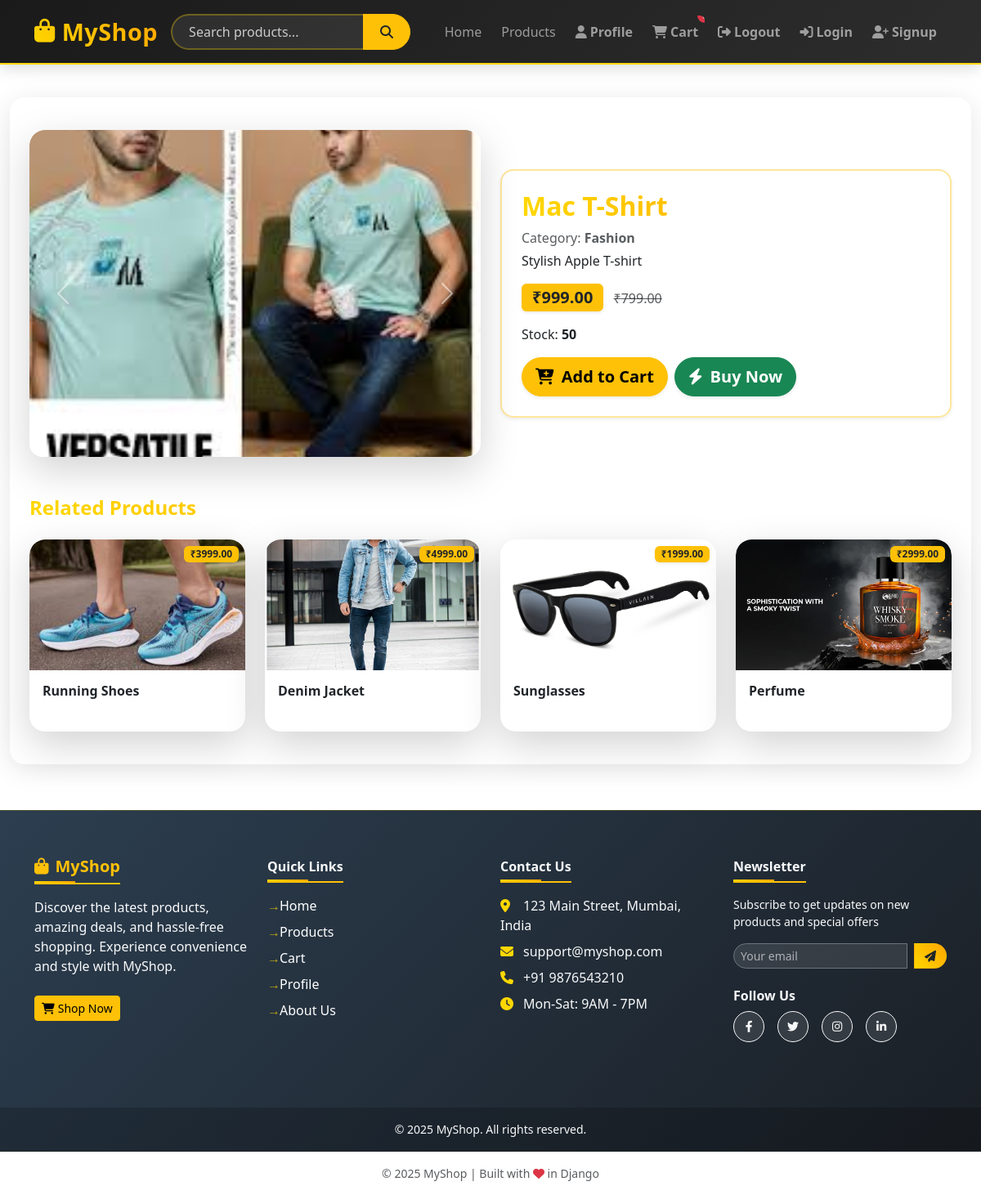
Page /product/mac-t-shirt/ on the committed database.
### shop/models.py (models this page shows, shortened)
class ProductImage(models.Model):
    product = models.ForeignKey(Product, related_name='images', on_delete=models.CASCADE)
    image = models.ImageField(upload_to='products/')
    alt_text = models.CharField(max_length=255, blank=True)

class Product(models.Model):
    sku = models.CharField(max_length=50, unique=True)
    name = models.CharField(max_length=255)
    slug = models.SlugField(max_length=255, unique=True, blank=True)
    description = models.TextField(blank=True)
    category = models.ForeignKey(Category, related_name='products', on_delete=models.SET_NULL, null=True)
    price = models.DecimalField(max_digits=10, decimal_places=2)
    discount_price = models.DecimalField(max_digits=10, decimal_places=2, null=True, blank=True)
    stock = models.PositiveIntegerField(default=0)
    is_active = models.BooleanField(default=True)
    created_at = models.DateTimeField(auto_now_add=True)

class Category(models.Model):
    name = models.CharField(max_length=120, unique=True)
    slug = models.SlugField(max_length=150, unique=True, blank=True)
    parent = models.ForeignKey('self', null=True, blank=True, on_delete=models.SET_NULL, related_name='subcategories')
    class Meta:
        verbose_name_plural = "Categories"

### shop/views.py (the view)
# urls.py: path('product/<slug:slug>/', views.product_detail, name='product_detail'),
def product_detail(request, slug):
    product = get_object_or_404(Product, slug=slug)
    related_products = Product.objects.filter(category=product.category).exclude(id=product.id)[:4]
    context = {
        "product": product,
        "related_products": related_products,
    }
    return render(request, "shop/product_detail.html", context)

### shop/templates/shop/product_detail.html (shortened to what this page needs)
{% extends "base.html" %}
{% block content %}
<div class="row g-4 align-items-center animate__animated animate__fadeIn">
  <div class="col-md-6 mb-3 mb-md-0">
    <div id="productCarousel" class="carousel slide shadow-lg rounded-4 overflow-hidden" data-bs-ride="carousel" style="background:#fff;">
      <div class="carousel-inner">
        {% for image in product.images.all %}
        <div class="carousel-item {% if forloop.first %}active{% endif %}">
          <img src="{{ image.image.url }}" class="d-block w-100" alt="{{ image.alt_text }}" style="border-radius:1.2rem; max-height:400px; object-fit:cover;">
        </div>
        {% empty %}
        <div class="carousel-item active">
          <img src="https://via.placeholder.com/500x400" class="d-block w-100" alt="{{ product.name }}" style="border-radius:1.2rem; max-height:400px; object-fit:cover;">
        </div>
        {% endfor %}
      </div>
      <button class="carousel-control-prev" type="button" data-bs-target="#productCarousel" data-bs-slide="prev">
        <span class="carousel-control-prev-icon"></span>
      </button>
      <button class="carousel-control-next" type="button" data-bs-target="#productCarousel" data-bs-slide="next">
        <span class="carousel-control-next-icon"></span>
      </button>
    </div>
  </div>
  <div class="col-md-6">
    <div class="p-4 rounded-4 shadow-sm bg-white bg-opacity-75 border border-2 border-warning-subtle animate__animated animate__fadeInRight">
      <h2 class="fw-bold mb-2 text-gradient">{{ product.name }}</h2>
      <p class="text-muted mb-1">Category: <span class="fw-semibold">{{ product.category.name }}</span></p>
      <p class="mb-3">{{ product.description }}</p>
      <div class="mb-3">
        <span class="badge bg-warning text-dark fs-5 shadow-sm">₹{{ product.price }}</span>
        {% if product.discount_price %}
          <span class="text-decoration-line-through text-muted ms-2">₹{{ product.discount_price }}</span>
        {% endif %}
      </div>
      <p class="mb-3">Stock: <span class="fw-semibold">{{ product.stock }}</span></p>
      <div class="d-flex gap-2">
        <a href="{% url 'cart_add' product.id %}" class="btn btn-warning btn-lg rounded-pill fw-bold shadow-sm"><i class="fas fa-cart-plus me-1"></i> Add to Cart</a>
        <a href="{% url 'buy_now' product.id %}" class="btn btn-success btn-lg rounded-pill fw-bold shadow-sm"><i class="fas fa-bolt me-1"></i> Buy Now</a>
      </div>
    </div>
  </div>
</div>
<div class="mt-5">
  <h4 class="mb-4 fw-bold text-gradient">Related Products</h4>
  <div class="row row-cols-2 row-cols-md-4 g-4 animate__animated animate__fadeInUp">
    {% for rp in related_products %}
    <div class="col">
      <div class="card h-100 border-0 shadow-lg product-card position-relative overflow-hidden animate__animated animate__zoomIn" style="transition:transform 0.2s;">
        {% if rp.images.first %}
          <img src="{{ rp.images.first.image.url }}" class="card-img-top product-img" alt="{{ rp.name }}" style="height:160px; object-fit:cover; border-radius:1.2rem 1.2rem 0 0;">
        {% else %}
          <img src="https://via.placeholder.com/200x150" class="card-img-top product-img" alt="{{ rp.name }}" style="height:160px; object-fit:cover; border-radius:1.2rem 1.2rem 0 0;">
        {% endif %}
        <span class="badge bg-warning text-dark position-absolute top-0 end-0 m-2 shadow-sm">₹{{ rp.price }}</span>
        <div class="card-body">
          <h6 class="card-title fw-bold text-dark mb-2" style="min-height:2.2em;">{{ rp.name }}</h6>
        </div>
      </div>
    </div>
    {% empty %}
    <p>No related products found.</p>
    {% endfor %}
  </div>
</div>
{% endblock %}

### shop/templates/base.html (shortened to what this page needs)
{% load static %}
<!DOCTYPE html>
<html lang="en">
<head>
  <link href="https://cdn.jsdelivr.net/npm/bootstrap@5.3.0/dist/css/bootstrap.min.css" rel="stylesheet">
  <link rel="stylesheet" href="https://cdnjs.cloudflare.com/ajax/libs/font-awesome/6.4.0/css/all.min.css">
  <link rel="stylesheet" href="{% static 'css/style.css' %}">
</head>
<body class="d-flex flex-column min-vh-100">
<nav class="navbar navbar-expand-lg navbar-dark navbar-sticky">
  <div class="container">
    <a class="navbar-brand fw-bold me-3" href="/">
      <i class="fas fa-shopping-bag me-2"></i>MyShop
    </a>
    <form method="get" action="{% url 'product_list' %}"
          class="d-flex search-form mx-auto flex-grow-1 me-3 position-relative">
      <input class="form-control search-input me-2"
             type="search" name="q" placeholder="Search products..."
             aria-label="Search" autocomplete="off"
             value="{{ search_query }}">
      <button class="btn btn-warning text-dark fw-bold" type="submit">
        <i class="fas fa-search"></i>
      </button>
    </form>
    <div class="collapse navbar-collapse" id="navbarNav">
  <ul class="navbar-nav ms-auto align-items-center">
      <li class="nav-item">
        <a href="/" class="nav-link">Home</a>
      </li>
      <li class="nav-item">
        <a href="/products/" class="nav-link">Products</a>
      </li>
      <li class="nav-item">
        <a class="nav-link btn btn-outline-warning btn-sm mx-1" href="{% url 'profile' %}">
          <i class="fas fa-user me-1"></i>Profile
        </a>
      </li>
      <li class="nav-item position-relative">
      <a class="nav-link btn btn-warning btn-sm mx-1" href="{% url 'cart' %}">
        <i class="fas fa-shopping-cart me-1"></i>Cart
        <span class="position-absolute top-0 start-100 translate-middle badge rounded-pill bg-danger cart-badge">
        </span>
      </a>
    </li>
     <li class="nav-item">
        <a class="nav-link btn btn-outline-danger btn-sm mx-1" href="{% url 'logout' %}">
          <i class="fas fa-sign-out-alt me-1"></i>Logout
        </a>
      </li>
      {% if user.is_authenticated %}
      <li class="nav-item">
        <span class="nav-link text-warning">
          <i class="fas fa-user-circle me-1"></i>
          Hi, <strong>{{ user.username }}</strong>
        </span>
      </li>
      {% comment %} <li class="nav-item">
        <a class="nav-link btn btn-outline-danger btn-sm mx-1" href="{% url 'logout' %}">
          <i class="fas fa-sign-out-alt me-1"></i>Logout
        </a>
      </li> {% endcomment %}
    {% else %}
      <li class="nav-item">
        <a class="nav-link btn btn-outline-success btn-sm mx-1" href="{% url 'login' %}">
          <i class="fas fa-sign-in-alt me-1"></i>Login
        </a>
      </li>
      <li class="nav-item">
        <a class="nav-link btn btn-outline-primary btn-sm mx-1" href="{% url 'signup' %}">
          <i class="fas fa-user-plus me-1"></i>Signup
        </a>
      </li>
    {% endif %}
  </ul>
</div>
  </div>
</nav>
  <main class="container-fluid py-4 flex-grow-1 fade-in">
    <div class="main-card mx-auto">
      {% block content %}{% endblock %}
    </div>
  </main>
<footer>
  <div class="container py-4">
    <div class="row">
      <div class="col-lg-3 col-md-6 mb-4 footer-col">
        <h5 class="fw-bold text-warning footer-title">
          <i class="fas fa-shopping-bag me-2"></i>MyShop
        </h5>
        <p class="text-light">
          Discover the latest products, amazing deals, and hassle-free shopping.
          Experience convenience and style with MyShop.
        </p>
        <a href="/products/" class="btn btn-warning btn-sm mt-2">
          <i class="fas fa-shopping-cart me-1"></i>Shop Now
        </a>
      </div>
      <div class="col-lg-3 col-md-6 mb-4 footer-col">
        <h6 class="fw-bold text-light footer-title">Quick Links</h6>
        <ul class="list-unstyled">
          <li><a href="/" class="footer-link">Home</a></li>
          <li><a href="/products/" class="footer-link">Products</a></li>
          <li><a href="/cart/" class="footer-link">Cart</a></li>
          <li><a href="/profile/" class="footer-link">Profile</a></li>
          <li><a href="/about/" class="footer-link">About Us</a></li>
        </ul>
      </div>
      <div class="col-lg-3 col-md-6 mb-4 footer-col">
        <h6 class="fw-bold text-light footer-title">Contact Us</h6>
        <div class="text-light contact-info">
          <p class="mb-2"><i class="fas fa-map-marker-alt me-2"></i>123 Main Street, Mumbai, India</p>
          <p class="mb-2"><i class="fas fa-envelope me-2"></i>support@myshop.com</p>
          <p class="mb-2"><i class="fas fa-phone me-2"></i>+91 9876543210</p>
          <p class="mb-0"><i class="fas fa-clock me-2"></i>Mon-Sat: 9AM - 7PM</p>
        </div>
      </div>
      <div class="col-lg-3 col-md-6 mb-4 footer-col">
        <h6 class="fw-bold text-light footer-title">Newsletter</h6>
        <p class="text-light small">
          Subscribe to get updates on new products and special offers
        </p>
        <form class="d-flex mb-3 newsletter-form">
          <input type="email" class="form-control form-control-sm newsletter-input" placeholder="Your email" required>
          <button type="submit" class="btn newsletter-btn btn-sm bg-warning text-dark ms-2">
            <i class="fas fa-paper-plane"></i>
          </button>
        </form>
        <h6 class="fw-bold text-light mt-4 mb-2">Follow Us</h6>
        <div class="d-flex gap-2 social-buttons">
          <a href="#" class="btn btn-outline-light btn-sm rounded-circle social-btn"><i class="fab fa-facebook-f"></i></a>
          <a href="#" class="btn btn-outline-light btn-sm rounded-circle social-btn"><i class="fab fa-twitter"></i></a>
          <a href="#" class="btn btn-outline-light btn-sm rounded-circle social-btn"><i class="fab fa-instagram"></i></a>
          <a href="#" class="btn btn-outline-light btn-sm rounded-circle social-btn"><i class="fab fa-linkedin-in"></i></a>
        </div>
      </div>
    </div>
  </div>
  <div class="copyright text-center">
    <p class="mb-0 text-light small">© 2025 MyShop. All rights reserved.</p>
  </div>
</footer>
    <div class="text-center py-3 border-top border-dark">
      <p class="mb-0 text-muted small">
        © 2025 MyShop | Built with <i class="fas fa-heart text-danger"></i> in Django
      </p>
    </div>
</body>
</html>

### static/css/style.css (style rules this page uses)
body { font-family: 'Segoe UI', Tahoma, Geneva, Verdana, sans-serif; }
.navbar-brand { font-size: 1.5rem; }
#productCarousel img { max-height: 400px; object-fit: cover; }

### shop/templates/base.html (style rules this page uses)
.fade-in { animation: fadeIn 0.8s cubic-bezier(0.4,0,0.2,1); }
.navbar { border-bottom: 2px solid #FFD700; box-shadow: 0 2px 12px rgba(255,215,0,0.07); }
.nav-link { position: relative; overflow: hidden; }
.nav-link::after { content: ''; position: absolute; left: 0; bottom: 0; width: 100%; height: 2px; background: linear-gradient(90deg, #FFD700, #FFA500); transform: scaleX(0); transition: transform 0.3s; }
.social-btn { transition: transform 0.2s, box-shadow 0.2s; }
.main-card { background: rgba(255,255,255,0.04); border-radius: 18px; box-shadow: 0 6px 32px rgba(0,0,0,0.10); padding: 2.5rem 1.5rem; margin-bottom: 2rem; }
.navbar { background: linear-gradient(135deg, #1a1a1a 0%, #2d2d2d 100%) !important; box-shadow: 0 4px 18px rgba(0, 0, 0, 0.15); padding: 12px 0; transition: all 0.3s ease; }
.navbar-brand { font-size: 1.8rem !important; background: linear-gradient(45deg, #FFD700, #FFA500); -webkit-background-clip: text; -webkit-text-fill-color: transparent; letter-spacing: 0.5px; margin-left: 0 !important; text-align: left !important; display: flex; align-items: center; }
.nav-link { font-weight: 500; border-radius: 6px; margin: 0 4px; transition: all 0.3s ease; }
.nav-link.btn { border-width: 2px; font-weight: 600; transition: all 0.2s; }
.search-form { position: relative; }
.search-form .form-control { border-radius: 50px; padding-left: 20px; border: 2px solid rgba(255, 215, 0, 0.3); background: rgba(255, 255, 255, 0.08); color: #fff; }
.search-form .btn { border-radius: 0 50px 50px 0; position: absolute; right: 0; top: 0; height: 100%; padding: 0 20px; }
.cart-badge { font-size: 0.65rem; padding: 4px 6px; }
footer { background: linear-gradient(to right, #1a1a1a, #2d2d2d); border-top: 1px solid rgba(255, 215, 0, 0.2); margin-top: auto; }
.footer-title { position: relative; padding-bottom: 12px; margin-bottom: 20px; }
.footer-title:after { content: ''; position: absolute; bottom: 0; left: 0; width: 50px; height: 2px; background: linear-gradient(45deg, #FFD700, #FFA500); }
.footer-link { color: #ddd; text-decoration: none; transition: all 0.3s; display: block; margin-bottom: 10px; position: relative; padding-left: 15px; }
.footer-link:before { content: '→'; position: absolute; left: 0; color: #FFD700; transition: all 0.3s; opacity: 0.7; }
.social-btn { width: 38px; height: 38px; display: inline-flex; align-items: center; justify-content: center; border-radius: 50%; background: rgba(255, 255, 255, 0.1); transition: all 0.3s; margin-right: 8px; }
.newsletter-input { background: rgba(255, 255, 255, 0.08); border: 1px solid rgba(255, 215, 0, 0.3); color: #fff; border-radius: 50px 0 0 50px; }
.newsletter-btn { border-radius: 0 50px 50px 0; background: linear-gradient(45deg, #FFD700, #FFA500); color: #000; font-weight: 600; transition: all 0.3s; }
.contact-info i { color: #FFD700; width: 20px; margin-right: 10px; }
.navbar-sticky { position: sticky; top: 0; z-index: 1020; }
.search-input { border-radius: 50px; padding: 0.5rem 1rem; border: 1px solid #495057; background-color: #343a40; color: #fff; transition: all 0.3s ease; }
.search-input::placeholder { color: #ccc; opacity: 1; }
footer { background: linear-gradient(135deg, #2c3e50, #1a1f25); color: #fff; padding: 2rem 0 0; margin-top: auto; }
.footer-title { border-bottom: 2px solid #ffc107; padding-bottom: 0.5rem; margin-bottom: 1rem; display: inline-block; }
.footer-link { color: #fff; text-decoration: none; display: block; margin-bottom: 0.5rem; transition: color 0.3s; }
.contact-info p { margin-bottom: 0.5rem; }
.newsletter-input { background-color: rgba(255, 255, 255, 0.1); border: 1px solid #6c757d; color: white; }
.newsletter-input::placeholder { color: rgba(255, 255, 255, 0.6); }
.newsletter-btn { min-width: 40px; }
.social-btn { width: 38px; height: 38px; display: flex; align-items: center; justify-content: center; transition: all 0.3s; }
.copyright { background-color: rgba(0, 0, 0, 0.2); padding: 1rem 0; margin-top: 2rem; }

### shop/templates/shop/product_detail.html (style rules this page uses)
.text-gradient { background: linear-gradient(90deg, #FFD700, #FFA500 80%); -webkit-background-clip: text; -webkit-text-fill-color: transparent; background-clip: text; }
.product-card { border-radius: 1.2rem; box-shadow: 0 6px 32px rgba(0,0,0,0.10); transition: transform 0.18s, box-shadow 0.18s; }
.product-img { transition: filter 0.3s; }

### rows in the picture
ProductImage: image (picture)
Product: name "Mac T-Shirt", category.name "Fashion", description "Stylish Apple T-shirt", price "999.00", discount_price "799.00", stock "50"
Product: images.first.image (picture), price "3999.00", name "Running Shoes"
Product: images.first.image (picture), price "4999.00", name "Denim Jacket"
Product: images.first.image (picture), price "1999.00", name "Sunglasses"
Product: images.first.image (picture), price "2999.00", name "Perfume"
